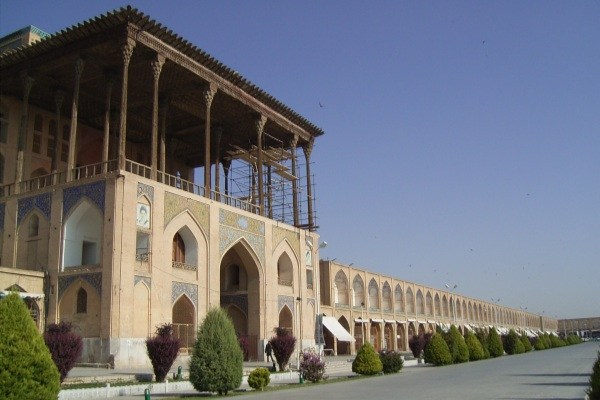
#> input picture Lab11/aliqapoo1.jpg, 600 x 400 px; its folder holds only this picture in this run
$ python sift_detect.py   (older library calls are emulated)
#> lines starting #> are read from the running program, lines starting #| are printed output that depends on the picture; after the words box and inside, x2 and y2 are one past the last pixel; in counts of white or black regions, pixels touching at a corner belong together
import numpy as np
import cv2
import glob

for fname in glob.glob('*.jpg'):

    I = cv2.imread(fname)
#> I is the input picture: shape (400, 600, 3); mean B, G, R 121.4, 113.7, 111.4
    G = cv2.cvtColor(I,cv2.COLOR_BGR2GRAY)
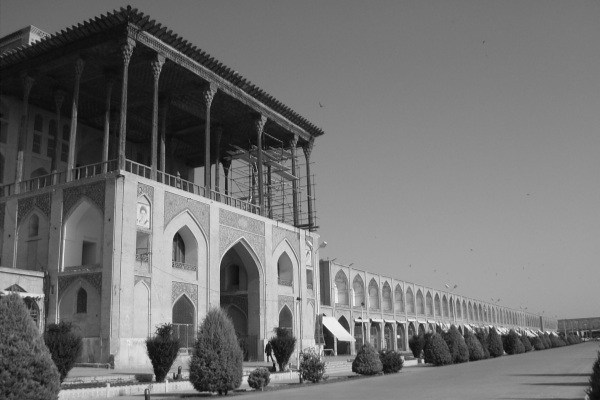
#> G: shape (400, 600); min 6, max 254, mean 113.9

    #sift = cv2.FeatureDetector_create("SIFT") # opencv 2.x.x
    sift = cv2.SIFT_create() # opencv 3.x.x
    # use "sift = cv2.SIFT()" if the above fails

    keypoints = sift.detect(G,None)
#> keypoints = 1163 keypoints; strongest (x, y, size): (343, 321, 5.9), (423, 361, 2.2), (298, 299, 2.4), (238, 270, 26.7)

    # cv2.drawKeypoints(G,keypoints,I)
    cv2.drawKeypoints(G,keypoints,I, flags=cv2.DRAW_MATCHES_FLAGS_DRAW_RICH_KEYPOINTS)
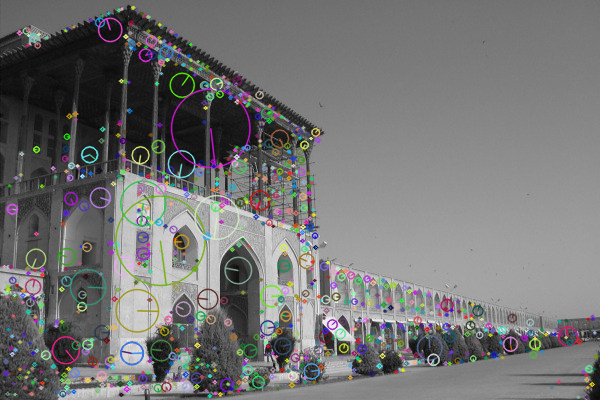
#> I: shape (400, 600, 3); mean B, G, R 115.5, 115.7, 115.7


    # [6 lines of commented-out code are left out]


    cv2.putText(I,"Press 'q' to quit, any key for next image",(20,20), \
                cv2.FONT_HERSHEY_SIMPLEX, .5,(255,0,0),1)
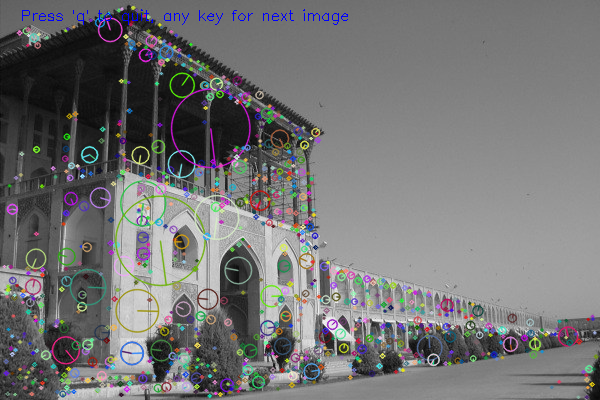
#> I: shape (400, 600, 3); 0.25% of pixels changed, all inside (x1, y1, x2, y2) = (22, 9, 348, 25)

    cv2.imshow('sift_keypoints',I)
    # show the LoG applied to image
    LoG_I = cv2.Laplacian(G,cv2.CV_64F)
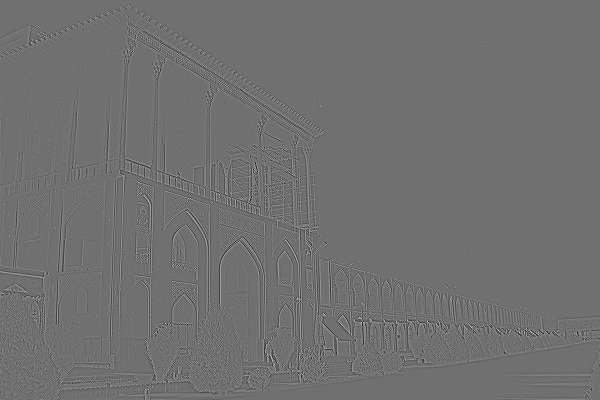
#> LoG_I: shape (400, 600) float64; min -365, max 462, mean 0; drawn with min black and max white
    cv2.imshow('LoG',LoG_I)
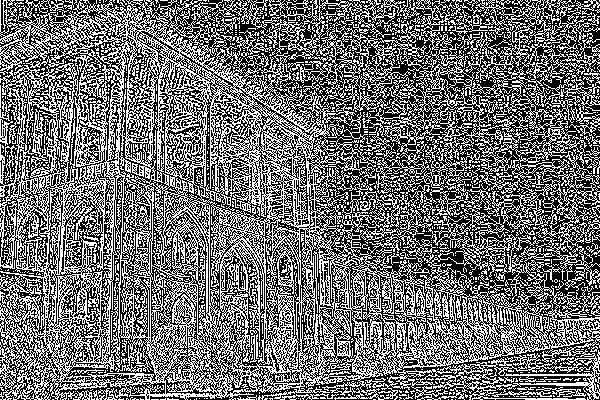
#> window 'LoG': shape (400, 600); 44.1% white in thin lines or dots

    if cv2.waitKey() & 0xFF == ord('q'):
#> (key q is pressed here)
        break

$ run again, on Lab11/chk8.jpg
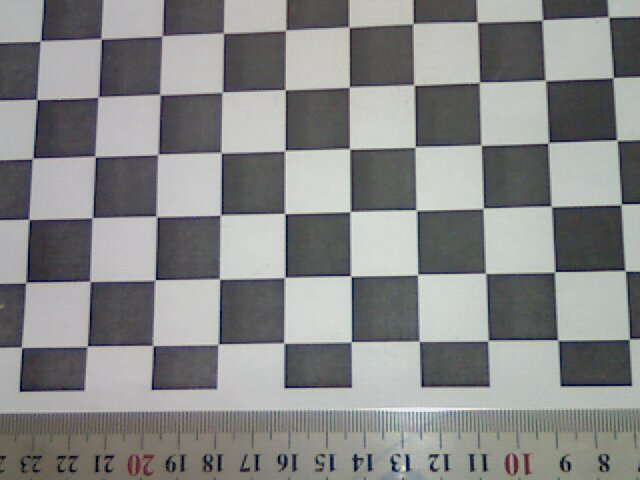
#> input picture Lab11/chk8.jpg, 640 x 480 px
#> I is the input picture: shape (480, 640, 3); mean B, G, R 136.2, 136.8, 135.9
#> keypoints = 991 keypoints; strongest (x, y, size): (408, 468, 3.2), (157, 278, 2.1), (153, 388, 2.1), (384, 243, 40.2)
#> `cv2.putText(I,"Press 'q' to quit, any key for next image",(20,20), \ c..`:
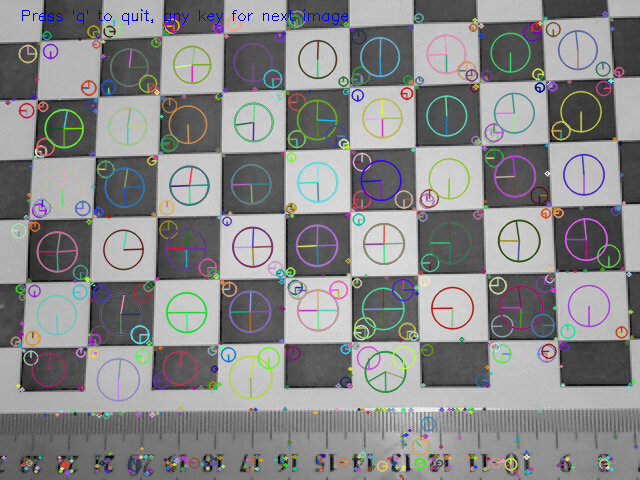
#> I: shape (480, 640, 3); mean B, G, R 137, 136.7, 136.6
#> `cv2.imshow('LoG',LoG_I)`:
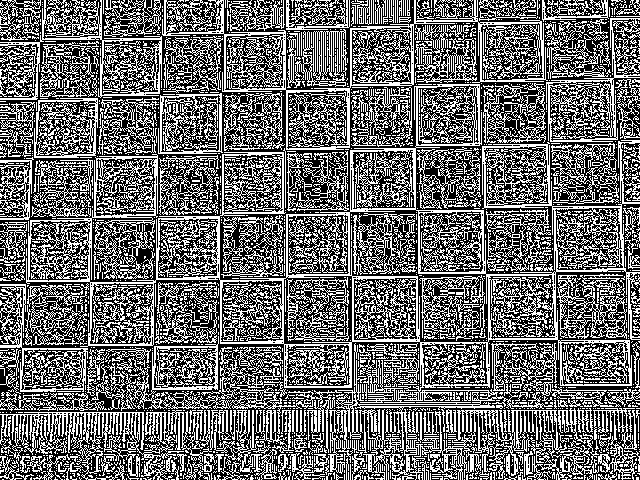
#> window 'LoG': shape (480, 640); 42.2% white in thin lines or dots
